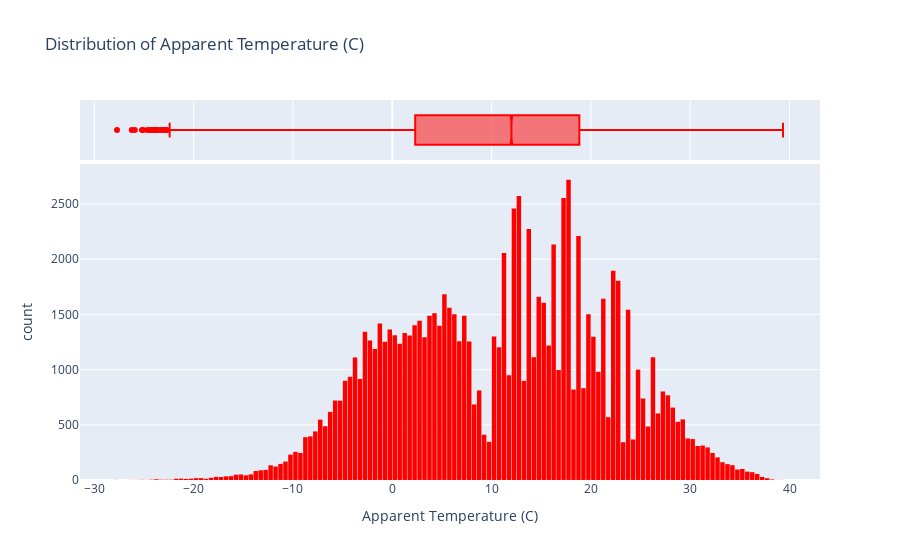

The notebook cell this image was saved under:
### Code cell
fig = px.histogram(weather_df, 
                   x='Apparent Temperature (C)', 
                   marginal='box', 
                   color_discrete_sequence=['red'], 
                   title='Distribution of Apparent Temperature (C)')
fig.update_layout(bargap=0.1)
fig.show()

### Figure 1 — Plotly figure (JSON) as saved in the notebook; plotly's stock layout.template omitted (floating-point values rounded to 4 significant figures; data arrays with more than 128 entries replaced by an {"elided": "..."} marker saying what was removed)
{"data": [{"bingroup": "x", "hovertemplate": "Apparent Temperature (C)=%{x}<br>count=%{y}<extra></extra>", "legendgroup": "", "marker": {"color": "red", "pattern": {"shape": ""}}, "name": "", "orientation": "v", "showlegend": false, "type": "histogram", "x": {"elided": "96453 float values"}, "xaxis": "x", "yaxis": "y"}, {"hovertemplate": "Apparent Temperature (C)=%{x}<extra></extra>", "legendgroup": "", "marker": {"color": "red"}, "name": "", "notched": true, "showlegend": false, "type": "box", "x": {"elided": "96453 float values"}, "xaxis": "x2", "yaxis": "y2"}], "layout": {"bargap": 0.1, "barmode": "relative", "legend": {"tracegroupgap": 0}, "title": {"text": "Distribution of Apparent Temperature (C)"}, "xaxis": {"anchor": "y", "domain": [0, 1], "title": {"text": "Apparent Temperature (C)"}}, "xaxis2": {"anchor": "y2", "domain": [0, 1], "matches": "x", "showgrid": true, "showticklabels": false}, "yaxis": {"anchor": "x", "domain": [0, 0.8316], "title": {"text": "count"}}, "yaxis2": {"anchor": "x2", "domain": [0.8416, 1], "matches": "y2", "showgrid": false, "showline": false, "showticklabels": false, "ticks": ""}}}
